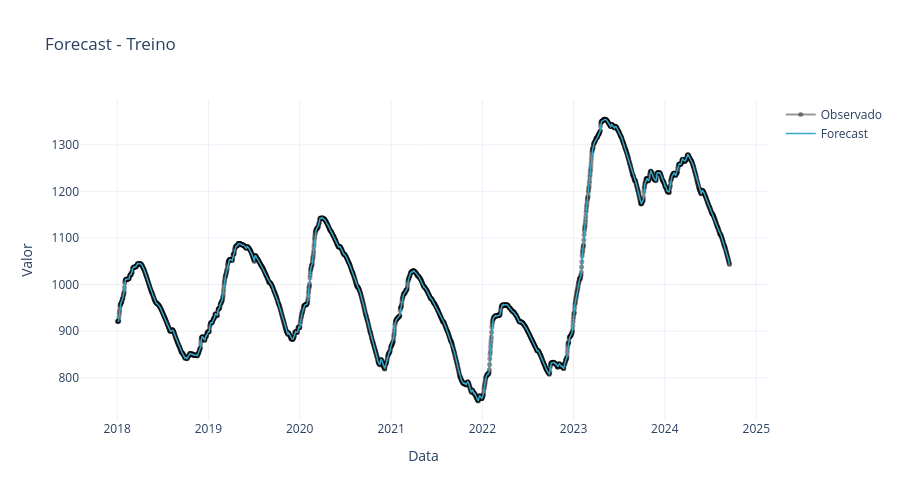
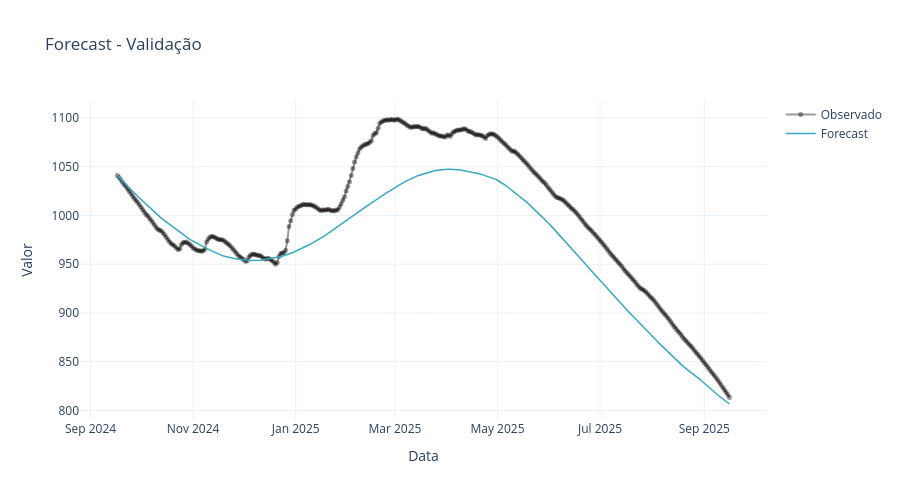

The notebook cell saved with these charts, in order:
### Markdown cell above
### Com vazão jusante

### Code cell
dummy = DummyRegressor(strategy="constant", constant=0)
model = ModeloPrevisaoVolume(LinearRegression(fit_intercept=False), dummy, lags=1, estrategia_recursiva=True)

model.fit_vazao_natural(X_vn_train_rec, y_vn_train_rec)
model.fit_vazao_jusante(X_vj_train_rec, y_vj_train_rec)
model.calculate_lags(X_vn_valid_rec)
model.fit(X_vol_train_rec, y_vol_train_rec)

X_vn_train_rec_drop = X_vn_train_rec.drop(pd.Timestamp("2018-01-01"))
y_fit = model.predict(X_vn_train_rec_drop)
y_pred = model.predict(X_vn_valid_rec)

metric = calculate_metrics(
  y_vol_rec.loc[y_fit.index],
  y_vol_rec.loc[y_pred.index],
  y_fit.squeeze(),
  y_pred.squeeze()
)
display(metric)

fig1 = plot_plotly(
  y_vol_rec.loc[y_fit.index],
  y_fit,
  title="Forecast - Treino",
  showlegend=True
)

fig2 = plot_plotly(
  y_vol_rec.loc[y_pred.index],
  y_pred,
  title="Forecast - Validação",
  showlegend=True
)

### Figure 1 — Plotly figure (JSON) as saved in the notebook; plotly's stock layout.template omitted (floating-point values rounded to 4 significant figures; data arrays with more than 128 entries replaced by an {"elided": "..."} marker saying what was removed)
{"data": [{"line": {"color": "rgba(0, 0, 0, 0.4)", "width": 2}, "marker": {"size": 5}, "mode": "markers+lines", "name": "Observado", "type": "scatter", "x": {"elided": "2450 str values"}, "y": {"elided": "2450 float values"}}, {"line": {"color": "rgb(56, 168, 201)", "width": 1.5}, "mode": "lines", "name": "Forecast", "type": "scatter", "x": {"elided": "2450 str values"}, "y": {"elided": "2450 float values"}}], "layout": {"height": 500, "hovermode": false, "showlegend": true, "title": {"text": "Forecast - Treino"}, "xaxis": {"title": {"text": "Data"}}, "yaxis": {"title": {"text": "Valor"}}}}

### Figure 2 — Plotly figure (JSON) as saved in the notebook; plotly's stock layout.template omitted (floating-point values rounded to 4 significant figures; data arrays with more than 128 entries replaced by an {"elided": "..."} marker saying what was removed)
{"data": [{"line": {"color": "rgba(0, 0, 0, 0.4)", "width": 2}, "marker": {"size": 5}, "mode": "markers+lines", "name": "Observado", "type": "scatter", "x": {"elided": "365 str values"}, "y": {"elided": "365 float values"}}, {"line": {"color": "rgb(55, 169, 194)", "width": 1.5}, "mode": "lines", "name": "Forecast", "type": "scatter", "x": {"elided": "365 str values"}, "y": {"elided": "365 float values"}}], "layout": {"height": 500, "hovermode": false, "showlegend": true, "title": {"text": "Forecast - Validação"}, "xaxis": {"title": {"text": "Data"}}, "yaxis": {"title": {"text": "Valor"}}}}
